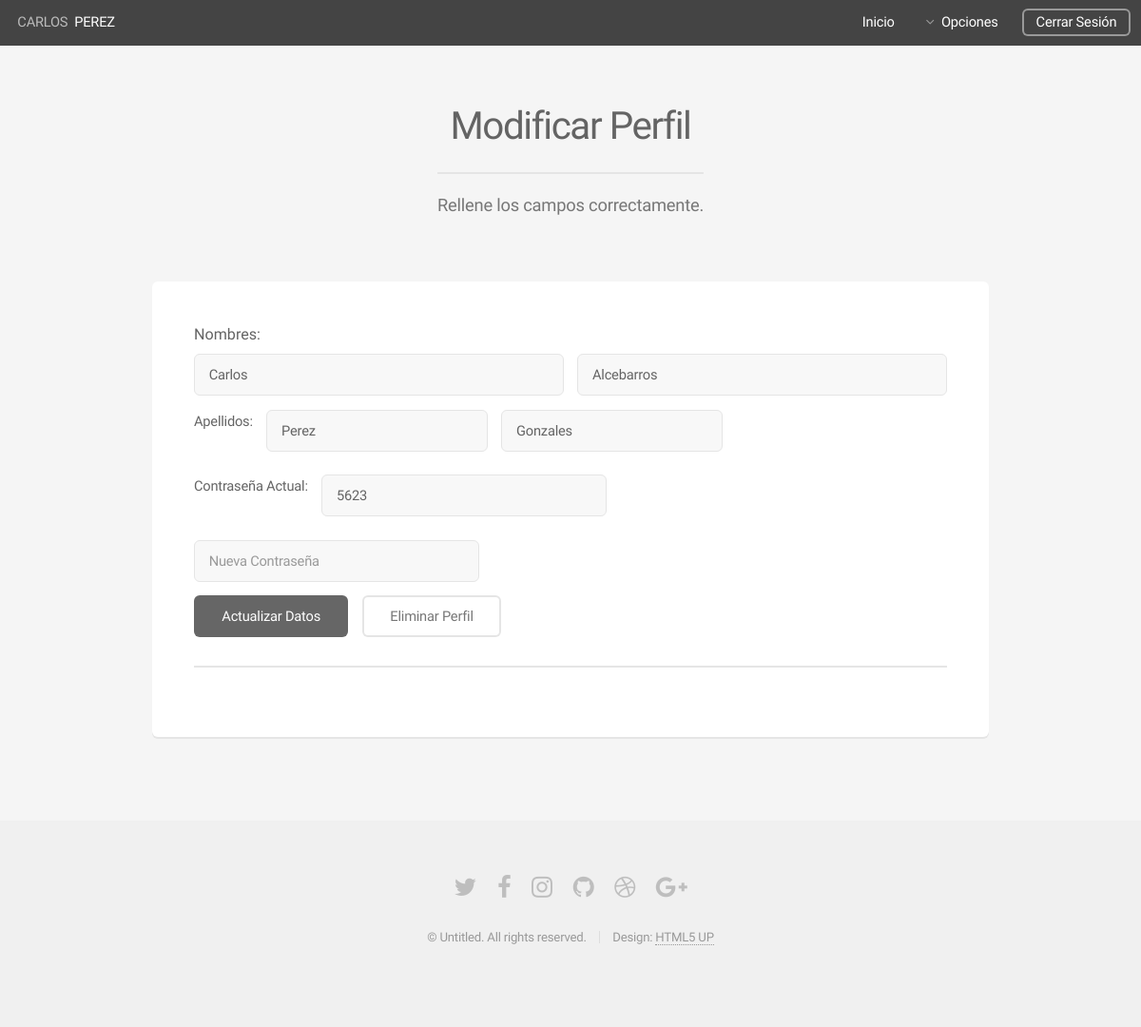
/modify_user.php (signed in), run on an earlier commit of the app's database.
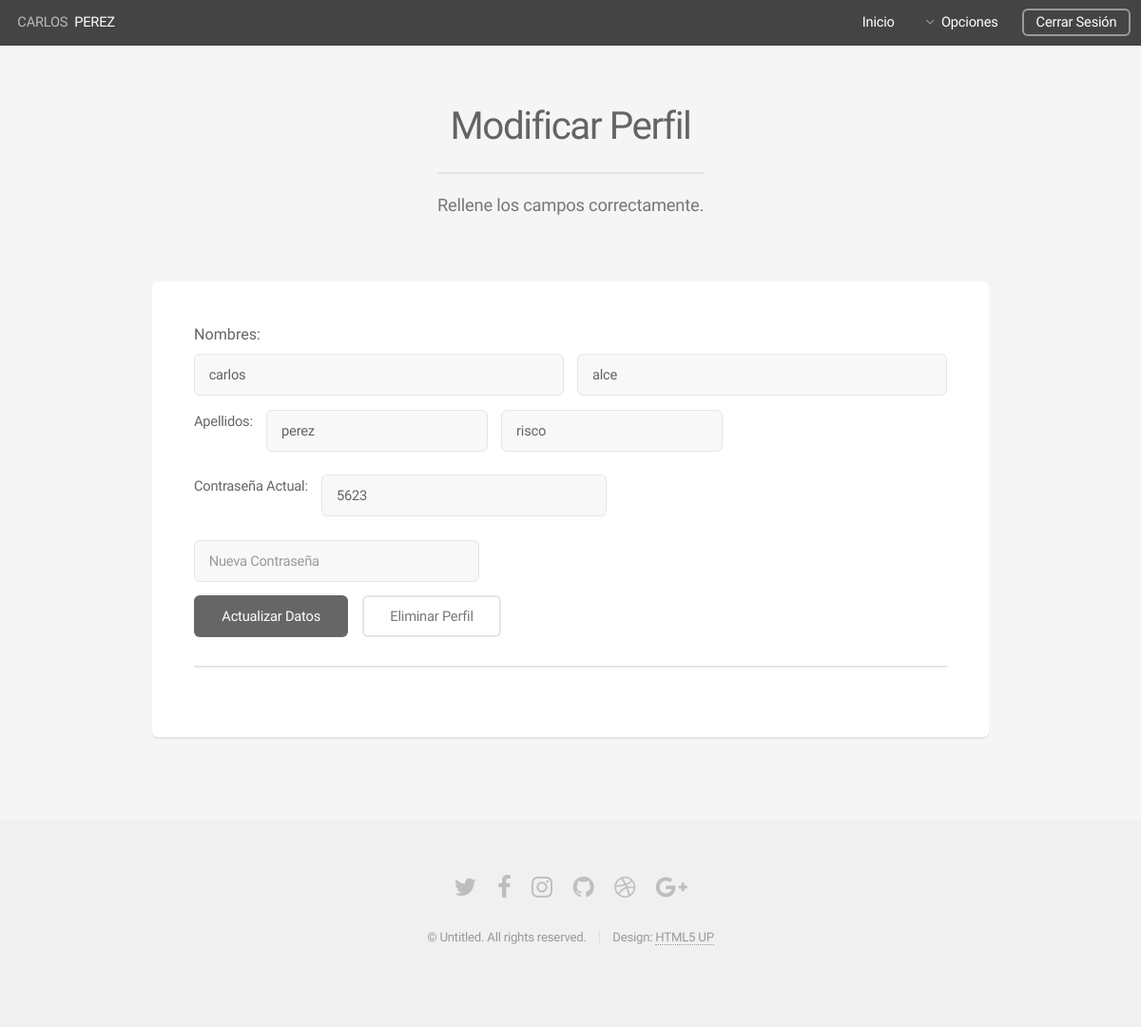
And on a later commit of the database.
### tables this page shows
CREATE TABLE `estudiantes` (
  `id` int(100) NOT NULL,
  `usuario` varchar(100) NOT NULL,
  `contrasenia` varchar(200) NOT NULL,
  `nombre` varchar(200) NOT NULL,
  `apellidos` varchar(200) DEFAULT NULL
);

### modify_user.php (the view, shortened to what this page needs)
<!DOCTYPE HTML>
<?php
$host_db = "localhost";
$user_db = "root";
$pass_db = "";
$db_name = "museo";
if(!empty($_SESSION['user'])){
	$conexion = new mysqli($host_db, $user_db,$pass_db, $db_name);
	$sql="SELECT * FROM estudiantes where usuario='".$_SESSION['user']."'";
	$result = $conexion->query($sql);
	$row = $result->fetch_assoc();
	$row_name =$row['nombre'];
	$row_last_name = $row['apellidos'];
	$oneName = explode(" ",$row_name);
	$oneLastName = explode(" ",$row_last_name);
	$row_password =  $row['contrasenia'];
}else{
}
?>
<html>
	<head>
		<link rel="stylesheet" href="assets/css/main.css" />
	</head>
	<body class="is-preload">
		<div id="page-wrapper">
				<header id="header">
				<?php
					if(!empty($_SESSION['firt_name'])){
						echo " <h1> ".strtoupper($_SESSION['firt_name'])." &nbsp<a href='#'>".strtoupper($_SESSION['f_last_name'])."</a></h1>";
					}else{
						echo"<h1><a href='#'>MUSEUM</a>GO</h1>";
					}
					?>
					<nav id="nav">
						<ul>
							<li><a href="my_student_profile.php">Inicio</a></li>
							<li>
								<a href="#" class="icon fa-angle-down">Opciones</a>
							</li>
							<li><a href="index_user.php" class="button">Cerrar Sesión</a></li>
						</ul>
					</nav>
				</header>
				<section id="main" class="container">
					<header>
						<h2>Modificar Perfil</h2>
						<p>Rellene los campos correctamente.</p>
					</header>
					<div class="row">
						<div class="col-12">
					<div class="row">
						<div class="col-12">
								<section class="box">
									<h4><b>Nombres:<b></h4>
									<form method="post" action="confirm_action.php">
										<div class="row gtr-uniform gtr-50">
											<div class="col-6 col-12-mobilep">
											<?php
												echo "<input type='text' name='first_name' id='name' value='".$oneName[0]."' />";
											?>
											</div>
											<div class="col-6 col-12-mobilep">
											<?php
												echo"<input type='text' name='second_name' id='second_name' value='".$oneName[1]."'  />";
											?>
											</div>
											<p><b>Apellidos:</b></p>
											<div class="row gtr-uniform gtr-50">
											<div class="col-6 col-12-mobilep">
											<?php
												echo "<input type='text' name='first_lastname' id='name' value='".$oneLastName[0]."' />";
											?>
											</div>
											<div class="col-6 col-12-mobilep">
											<?php
												echo"<input type='text' name='second_lastname' id='second_name' value='".$oneLastName[1]."'  />";
											?>
											</div>
											</div>
											<div class="row gtr-uniform gtr-50">
											<p><b>Contraseña Actual:</b></p>
												<div class="col-6 col-12-mobilep">
													<?php
													echo"<input type='text' name='current_pass' id='second_name' value='".$row_password."'  />";
													?>
												</div>
												<div class="col-6 col-12-mobilep">
												<?php
												echo"<input type='text' name='new_password' id='second_name' value=''  placeholder='Nueva Contraseña' />";
												?>
												</div>
											</div>
											<div class="col-12">
												<ul class="actions">
													<li><input type="submit" name="boton" id="actualiza" value="Actualizar Datos" /></li>
													<li><input type="submit" name="boton" id="elimina" value="Eliminar Perfil" class="alt" /></li>
												</ul>
											</div>
										</div>
									</form>
									<hr />
								</section>
						</div>
					</div>
				</section>
				<footer id="footer">
					<ul class="icons">
						<li><a href="#" class="icon fa-twitter"><span class="label">Twitter</span></a></li>
						<li><a href="#" class="icon fa-facebook"><span class="label">Facebook</span></a></li>
						<li><a href="#" class="icon fa-instagram"><span class="label">Instagram</span></a></li>
						<li><a href="#" class="icon fa-github"><span class="label">Github</span></a></li>
						<li><a href="#" class="icon fa-dribbble"><span class="label">Dribbble</span></a></li>
						<li><a href="#" class="icon fa-google-plus"><span class="label">Google+</span></a></li>
					</ul>
					<ul class="copyright">
						<li>&copy; Untitled. All rights reserved.</li><li>Design: <a href="http://html5up.net">HTML5 UP</a></li>
					</ul>
				</footer>
		</div>
	</body>
</html>

What changed in the data, as far as the page shows it:
changed estudiantes: first_name "Carlos" → "carlos"; second_name "Alcebarros" → "alce"; first_lastname "Perez" → "perez"; second_lastname "Gonzales" → "risco"
